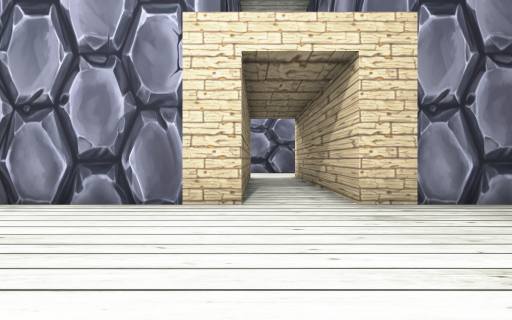
[1] (above)

23 first-person views from a walk through a Unity game level. The camera is 1.5 m above the floor, looks level and sees 80° across. The floor is counted in squares, 2 m on a side. Each view is taken from the middle of a square. On the plan, view 1 faces up. The plan holds only what a view shows up to about 10 squares ahead; the rest is blank. The place goes on beyond the plan. The player character is not drawn.

[2]
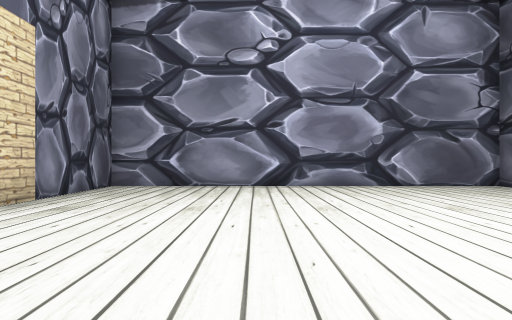

[3]
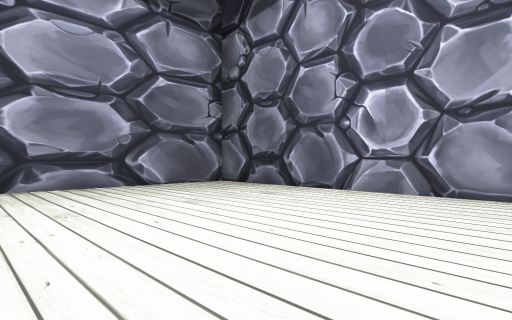

[4]
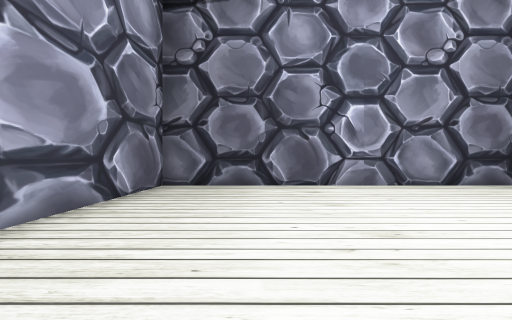

[5]
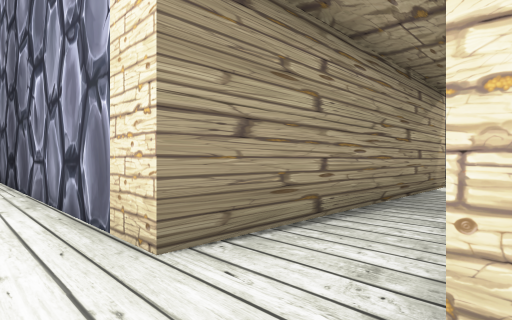

[6]
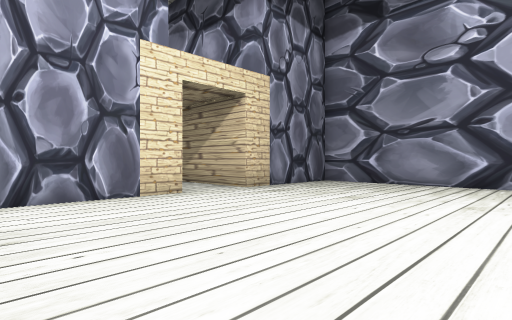

[7]
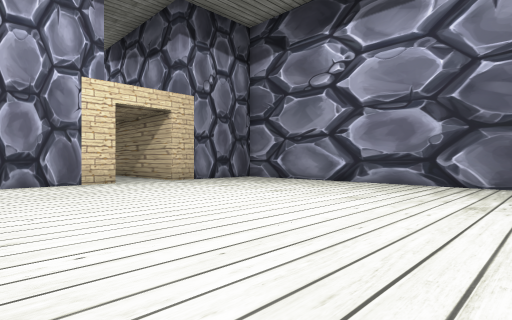

[8]
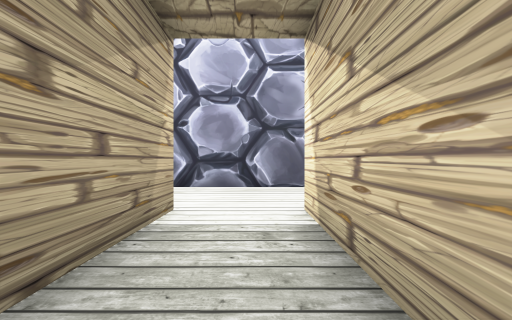

[9]
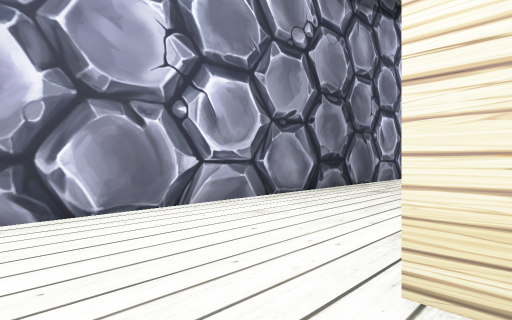

[10]
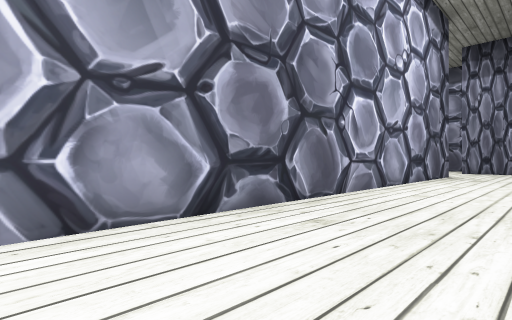

[11]
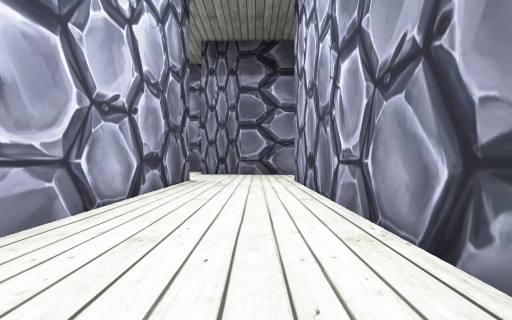

[12]
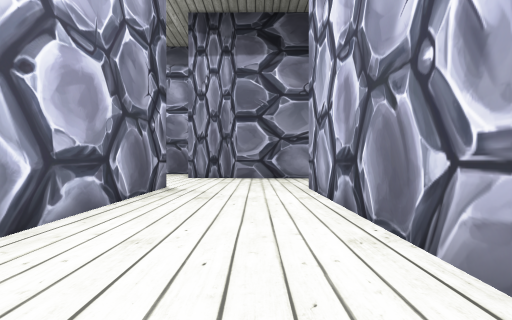

[13]
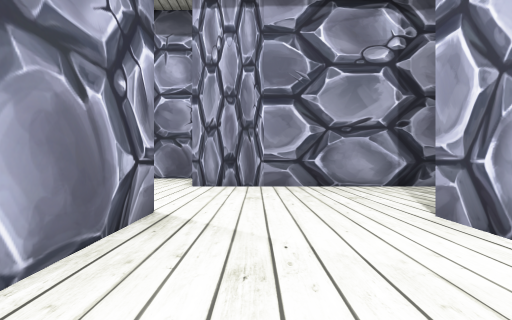

[14]
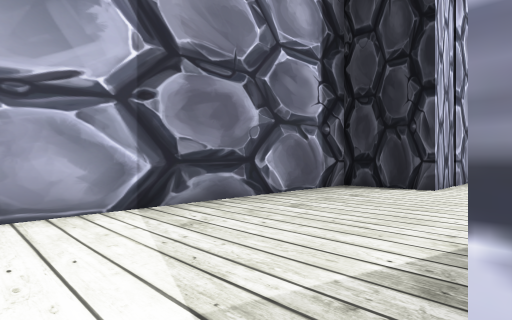

[15]
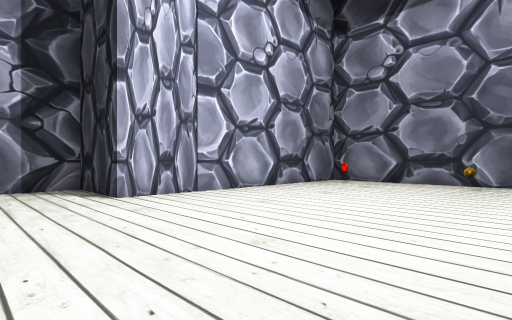

[16]
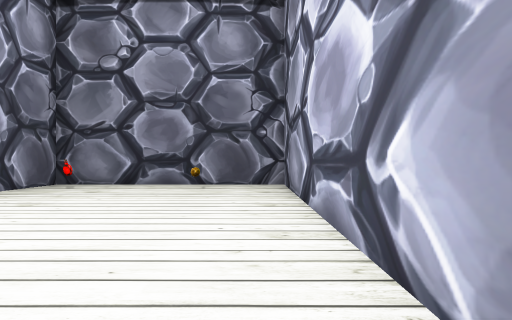

[17]
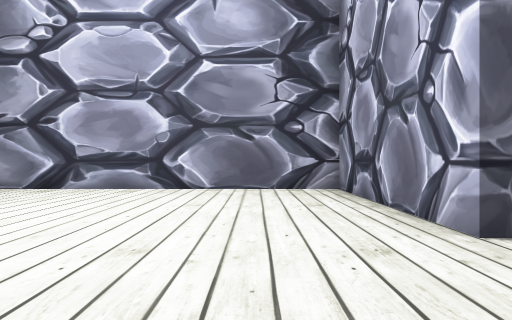

[18]
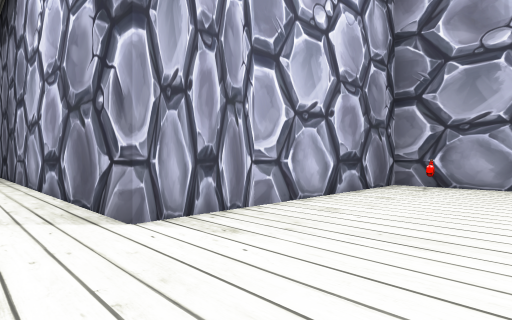

[19]
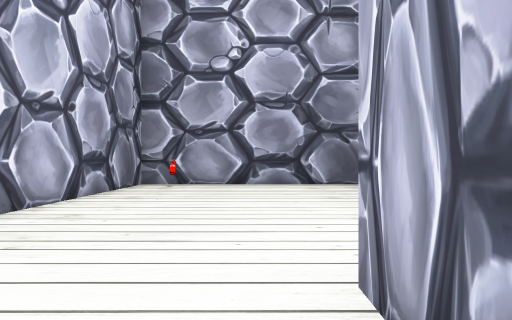

[20]
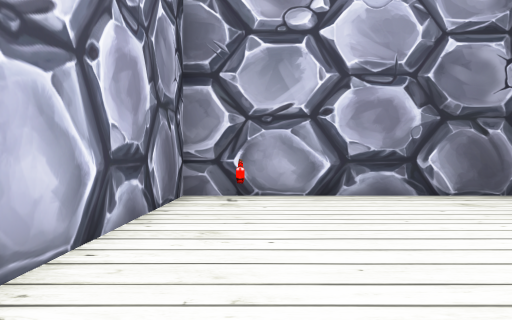

[21]
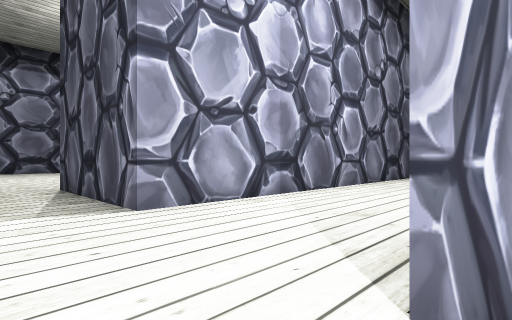

[22]
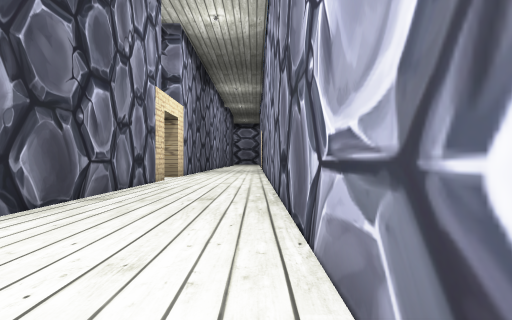

[23]
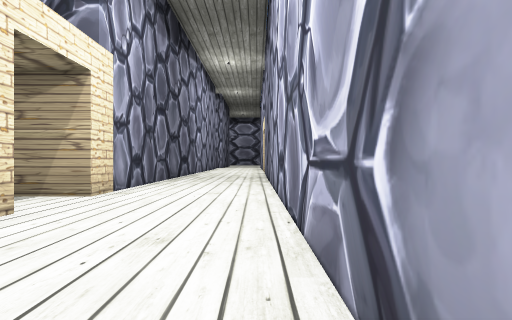

### Floor plan
Points are (right, up) in squares from view 1. A wall is a line through its corners. A room is listed if a view was taken in it or the views show most of it. See-through windows are left out.
Room 1 (views 1, 2, 3, 4, 5, 6, 7)
walls: (-0.2, 5.1) (-4.5, 5.1); (-4.5, -6) (5.8, -6) (5.8, 5.1) (1.7, 5.1)
ways out: opening at (0.5, 5) to room 2
Room 2 (views 8, 9, 10, 11, 12, 13, 14, 15, 16, 17, 18, 19, 20, 21, 22, 23)
walls: (1.7, 5.1) (1.7, 13.6) (19.1, 13.6) (19.1, 9.2) (14.1, 9.2) (14.1, -2.3) (21.1, -2.3) (21.1, 5.7) (23.6, 5.7) (23.6, 17.9); (24.5, 25.4) (19.5, 25.4) (19.5, 17.5) (-4, 17.5); (-4, 13.6) (-0.2, 13.6) (-0.2, 5.1)
ways out: opening at (0.5, 5) to room 1
objects: other object (17, -1); other object (20, -1); other object (21, 24)

Positions as (right, up) in squares from view 1, and headings:
1: (0, 0), facing up
2: (-3, 1), facing right
3: (-3, 1), facing down-right
4: (3, 3), facing down
5: (2, 4), facing up-left
6: (-4, -1), facing up-right
7: (-4, -5), facing up-right
8: (1, 9), facing up
9: (0, 13), facing up-right
10: (4, 14), facing up-right
11: (8, 15), facing right
12: (11, 15), facing right
13: (15, 16), facing right
14: (19, 14), facing down-right
15: (15, 8), facing down-right
16: (15, 7), facing down
17: (22, 7), facing left
18: (23, 16), facing up-left
19: (23, 16), facing up
20: (21, 19), facing up
21: (21, 18), facing down-left
22: (13, 17), facing left
23: (6, 17), facing left
